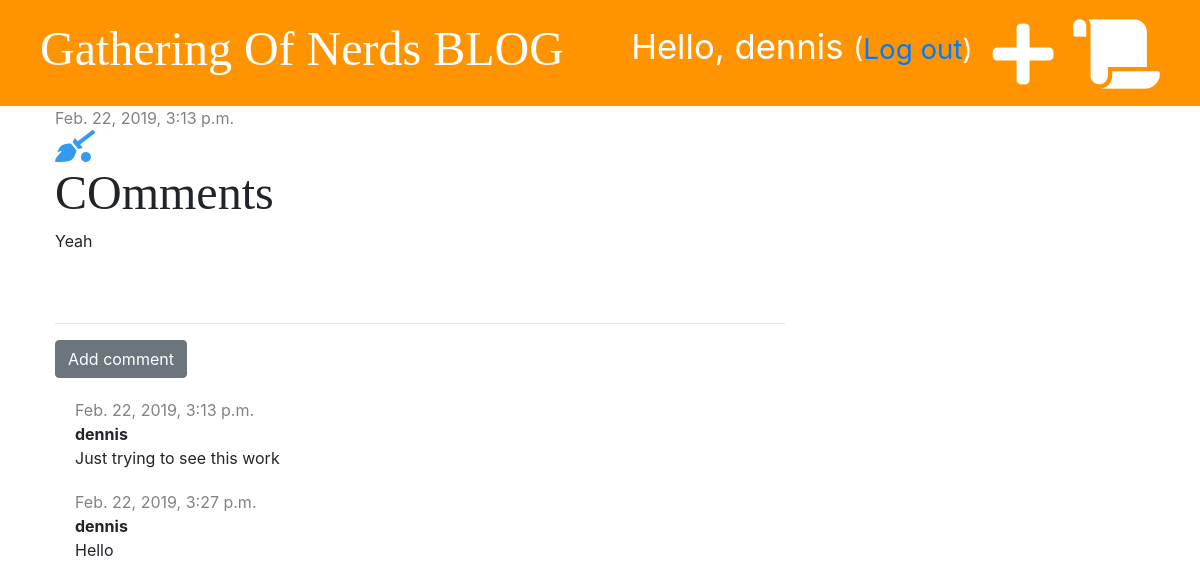
The page /post/18/ (signed in) on the database its author committed.
### blog/models.py (models this page shows, shortened)
class Post(models.Model):
    author = models.ForeignKey('auth.User', on_delete=models.CASCADE)
    title = models.CharField(max_length=200)
    text = models.TextField()
    created_date = models.DateTimeField(default=timezone.now)
    published_date = models.DateTimeField(blank=True, null=True)

class Comment(models.Model):
    post = models.ForeignKey('blog.Post', on_delete=models.CASCADE, related_name='comments')
    author = models.CharField(max_length=200)
    text =models.TextField()
    created_date = models.DateTimeField(default=timezone.now)
    approved = models.BooleanField(default=False)

### blog/views.py (the view)
# urls.py: path('post/<int:pk>/', views.post_detail, name='post_detail'),
def post_detail(request, pk):
    post = get_object_or_404(Post, pk=pk)
    stuff_for_frontend = {'post': post}
    return render(request, 'blog/post_detail.html', stuff_for_frontend)

### blog/templates/blog/post_detail.html (shortened to what this page needs)
{% extends 'blog/base.html' %}
{% block content %}
    <div class="post">
        {% if post.published_date %}
            <div class="date">
                {{ post.published_date }}
            </div>
            {% else %}
            <a href="{% url 'post_publish' pk=post.pk %} " class="btn btn-primary">Publish</a>
        {% endif %}
        {% if user.is_authenticated %}
        <a href="{% url 'post_edit' pk=post.pk %}"><i class="fas fa-quidditch fa-2x" style="color: #339af0;"></i></a>
        {% endif %}
        <h1>{{ post.title }}</h1>
        <p>{{ post.text|linebreaksbr }}</p>
    </div>
    <hr>
    <a href="{% url 'add_comment_to_post' pk=post.pk %}" class="btn btn-secondary">Add comment</a>
    {% for comment in post.comments.all %}
        {% if user.is_authenticated or comment.approved %}
            <div class="comment">
                <div class="date">
                    {{ comment.created_date }}
                </div>
                <strong>{{ comment.author }}</strong>
                <p>{{ comment.text }}</p>
            </div>
        {% endif %}
    {% empty %}
        <p>No comments yet...</p>
    {% endfor %}
{% endblock %}

### blog/templates/blog/base.html (shortened to what this page needs)
{% load staticfiles %}
<!DOCTYPE html>
<html lang="en">
  <head>
    <link rel="stylesheet" href="https://stackpath.bootstrapcdn.com/bootstrap/4.3.1/css/bootstrap.min.css">
    <link rel="stylesheet" href="{% static 'css/blog.css' %}">
    <link rel="stylesheet" href="https://use.fontawesome.com/releases/v5.7.2/css/all.css">
  </head>
  <body>
    <div class="page-header">
      {% if user.is_authenticated %}
          <a href="{% url 'post_draft_list' %}" class="top-menu"><i class="fas fa-scroll fa-2x"></i></a>
          <a href="{% url 'post_new' %}" class="top-menu"><i class="fas fa-plus fa-2x"></i></a>
          <p class="top-menu">Hello, {{ user.username }} <small>(<a href="{% url 'logout' %}">Log out</a>)</small></p>
      {% else %}
         <a href="{% url 'login' %}" class="top-menu"><i class="fas fa-sign-in-alt fa-2x"></i></a>
      {% endif %}
      <h1><a href="{% url 'post_list' %}">Gathering Of Nerds BLOG</a></h1>
    </div>
    <div class="content container">
        <div class="row">
            <div class="col-md-8">
                {% block content %}
                {% endblock %}
            </div>
        </div>
    </div>
  </body>
</html>

### blog/static/css/blog.css (style rules this page uses)
.page-header { background-color: #ff9400; margin-top: 0; padding: 20px 20px 20px 40px; }
.page-header h1, .page-header h1 a { color: #ffffff; font-size: 36pt; text-decoration: none; }
.content { margin-left: 40px; }
h1, h2, h3, h4 { font-family: 'Tangerine', 'Inconsolata', 'Droid Sans', serif; font-size: 48px; }
.date { color: #828282; }
.post { margin-bottom: 70px; }
.top-menu { color: #ffffff; float: right; font-size: 26pt; margin-right: 20px; }
.comment { margin: 20px 0px 20px 20px; }

### rows shown on the page
Post: published_date "Feb. 22, 2019, 3:13 p.m.", title "COmments", text "Yeah"
Comment: created_date "Feb. 22, 2019, 3:13 p.m.", author "dennis", text "Just trying to see this work"
Comment: created_date "Feb. 22, 2019, 3:27 p.m.", author "dennis", text "Hello"

### other values the page prints
{{ user.username }} "dennis"
